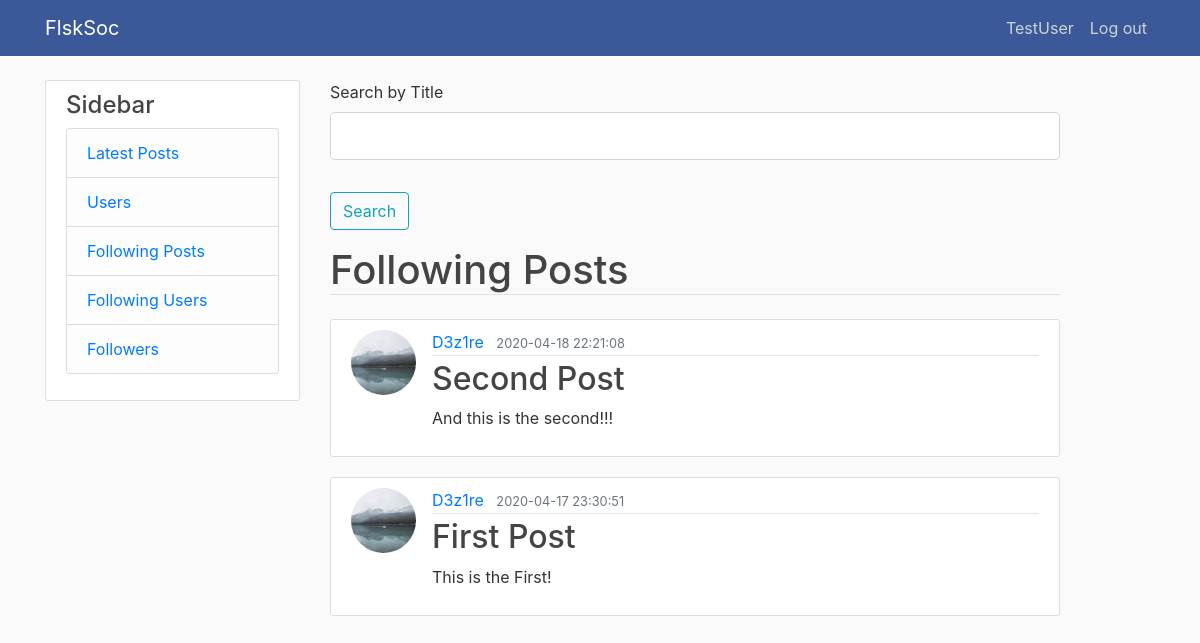
Page /f (signed in) on the earlier database version.
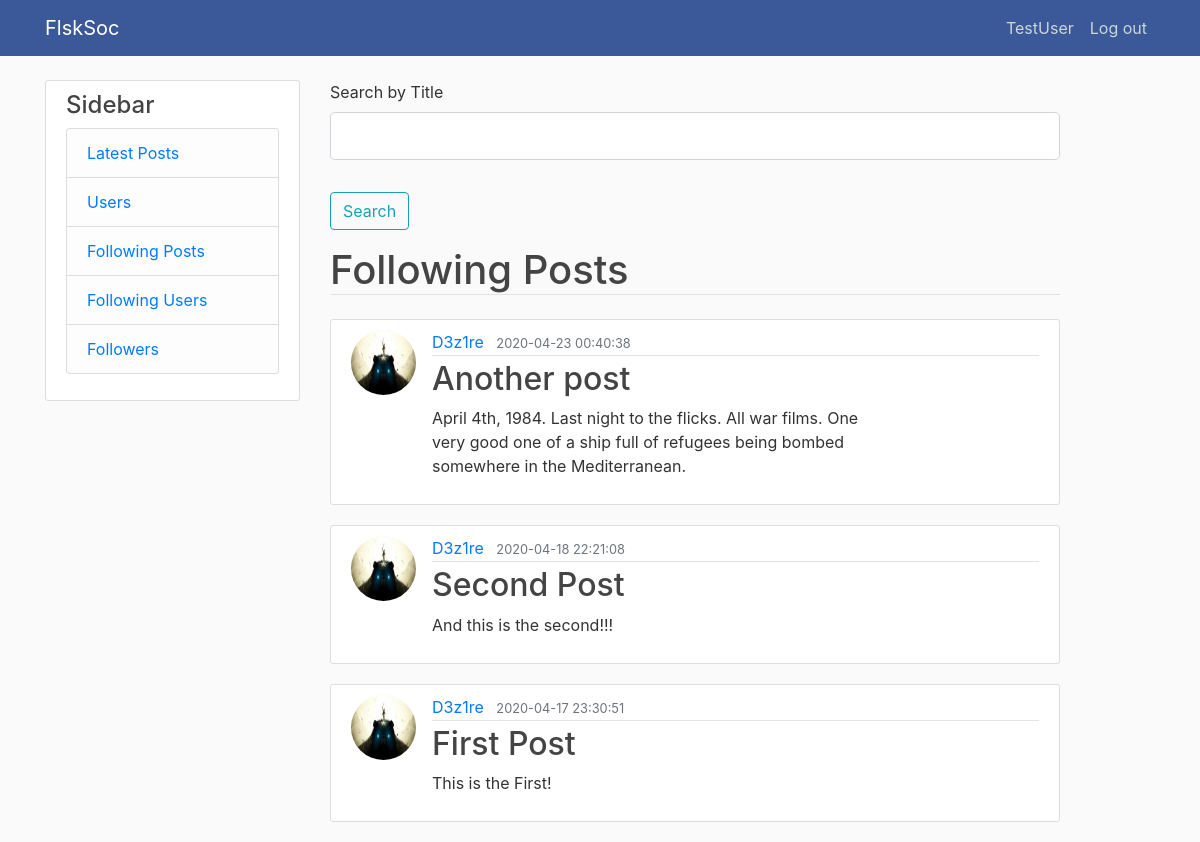
Same page on the later database version.
### data/post.py (models this page shows, shortened)
class Post(SqlAlchemyBase, SerializerMixin):
    __tablename__ = 'posts'
    id = sqlalchemy.Column(sqlalchemy.Integer, primary_key=True, autoincrement=True)
    title = sqlalchemy.Column(sqlalchemy.String, nullable=False)
    content = sqlalchemy.Column(sqlalchemy.String, nullable=True)
    created_date = sqlalchemy.Column(sqlalchemy.DateTime, default=datetime.datetime.now)
    is_private = sqlalchemy.Column(sqlalchemy.Boolean, default=False)
    user_id = sqlalchemy.Column(sqlalchemy.Integer, sqlalchemy.ForeignKey("users.id"))
    user = orm.relation('User')

### data/user.py (models this page shows, shortened)
class User(SqlAlchemyBase, UserMixin, SerializerMixin):
    __tablename__ = 'users'
    id = sqlalchemy.Column(sqlalchemy.Integer, primary_key=True, autoincrement=True)
    username = sqlalchemy.Column(sqlalchemy.String, nullable=False)
    name = sqlalchemy.Column(sqlalchemy.String, nullable=True)
    surname = sqlalchemy.Column(sqlalchemy.String, nullable=True)
    email = sqlalchemy.Column(sqlalchemy.String, index=True, unique=True, nullable=False)
    hashed_password = sqlalchemy.Column(sqlalchemy.String, nullable=True)
    created_date = sqlalchemy.Column(sqlalchemy.DateTime, default=datetime.datetime.now)
    image_file = sqlalchemy.Column(sqlalchemy.String, nullable=False, default='default.png')
    posts = orm.relation("Post", back_populates='user')

### posts.py (the view, shortened to what this page needs)
@posts.route('/f', methods=['GET', 'POST'])
@login_required
def following_posts():
    form = SearchByTitleForm()
    session = db_session.create_session()
    following = [i[0] for i in session.query(User.id).
                 filter(Relationship.from_user == current_user.id).
                 filter(Relationship.to_user == User.id).all()]
    posts = session.query(Post).filter(Post.user_id.in_(following)).order_by(Post.created_date.desc())
    return render_template('following_posts.html', title='Following Posts', posts=posts, form=form)

### data/search.py
class SearchByTitleForm(FlaskForm):
    title = StringField('Search by Title')
    submit = SubmitField('Search')

### data/db_session.py (called while the page is built)
def create_session() -> Session:
    global __factory
    return __factory()

### main.py (called while the page is built)
def main():
    db_session.global_init("db/soc.sqlite")
    app.register_blueprint(users)
    app.register_blueprint(posts)
    app.register_blueprint(errors)
    @login_manager.user_loader
    def load_user(user_id):
        session = db_session.create_session()
        return session.query(User).get(user_id)
    app.run()

### templates/following_posts.html (shortened to what this page needs)
{% extends "base.html" %}
{% block content %}
    <form action="" method="post">
            <fieldset class="form-group">
                <div class="form-group">
                    {{ form.title.label(class="form-control-label") }}
                    {% if form.title.errors %}
                        {{ form.title(class="form-control form-control-lg is-invalid") }}
                        <div class="invalid-feedback">
                            {% for error in form.title.errors %}
                                <span>{{ error }}</span>
                            {% endfor %}
                        </div>
                    {% else %}
                        {{ form.title(class="form-control form-control-lg") }}
                    {% endif %}
                </div>
            </fieldset>
            <div class="form-group">
                {{ form.submit(class="btn btn-outline-info") }}
            </div>
        </form>
    <h1 class="border-bottom mb-4">Following Posts</h1>
{% for post in posts%}
    <article class="media content-section">
        <img class="rounded-circle article-img" src="{{ url_for('static', filename='profile_pics/' + post.user.image_file) }}">
        <div class="media-body">
            <div class="article-metadata">
                <a class="mr-2" href="/user/{{ post.user.id }}">{{ post.user.username }}</a>
                <small class="text-muted">{{ post.created_date.replace(microsecond=0).isoformat(' ') }}</small>
            </div>
            <h2><a class="article-title" href="/post/{{ post.id }}">{{ post.title }}</a></h2>
            <p class="article-content">{{ post.content }}</p>
        </div>
    </article>
{% endfor %}
{% endblock %}

Differences in the rows shown:
added Post: image_file (picture), user.username "D3z1re", created_date.replace "2020-04-23 00:40:38", title "Another post", content "April 4th, 1984. Last night to the flicks. All war films. One very good one of a ship full of refugees being bombed somewhere in the Mediterranean."
changed through a linked row, Post "Second Post": image_file: a different picture
changed through a linked row, Post "First Post": image_file: a different picture
